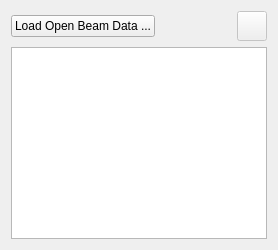
                      <widget class="QWidget" name="tab_9">
                       <attribute name="title">
                        <string>Open Beam</string>
                       </attribute>
                       <layout class="QVBoxLayout" name="verticalLayout_16">
                        <item>
                         <layout class="QVBoxLayout" name="verticalLayout_7">
                          <item>
                           <layout class="QHBoxLayout" name="horizontalLayout_5">
                            <item>
                             <widget class="QPushButton" name="import_open_beam_button">
                              <property name="text">
                               <string>Load Open Beam Data ...</string>
                              </property>
                             </widget>
                            </item>
                            <item>
                             <widget class="QLabel" name="open_beam_folder">
                              <property name="text">
                               <string/>
                              </property>
                             </widget>
                            </item>
                            <item>
                             <spacer name="horizontalSpacer_3">
                              <property name="orientation">
                               <enum>Qt::Horizontal</enum>
                              </property>
                              <property name="sizeHint" stdset="0">
                               <size>
                                <width>40</width>
                                <height>20</height>
                               </size>
                              </property>
                             </spacer>
                            </item>
                            <item>
                             <widget class="QPushButton" name="ob_infos_pushButton">
                              <property name="enabled">
                               <bool>false</bool>
                              </property>
                              <property name="minimumSize">
                               <size>
                                <width>30</width>
                                <height>30</height>
                               </size>
                              </property>
                              <property name="maximumSize">
                               <size>
                                <width>30</width>
                                <height>30</height>
                               </size>
                              </property>
                              <property name="text">
                               <string/>
                              </property>
                             </widget>
                            </item>
                           </layout>
                          </item>
                          <item>
                           <widget class="QListWidget" name="list_open_beam">
                            <property name="sizePolicy">
                             <sizepolicy hsizetype="Preferred" vsizetype="Expanding">
                              <horstretch>0</horstretch>
                              <verstretch>0</verstretch>
                             </sizepolicy>
                            </property>
                            <property name="selectionMode">
                             <enum>QAbstractItemView::ExtendedSelection</enum>
                            </property>
                           </widget>
                          </item>
                         </layout>
                        </item>
                       </layout>
                      </widget>
